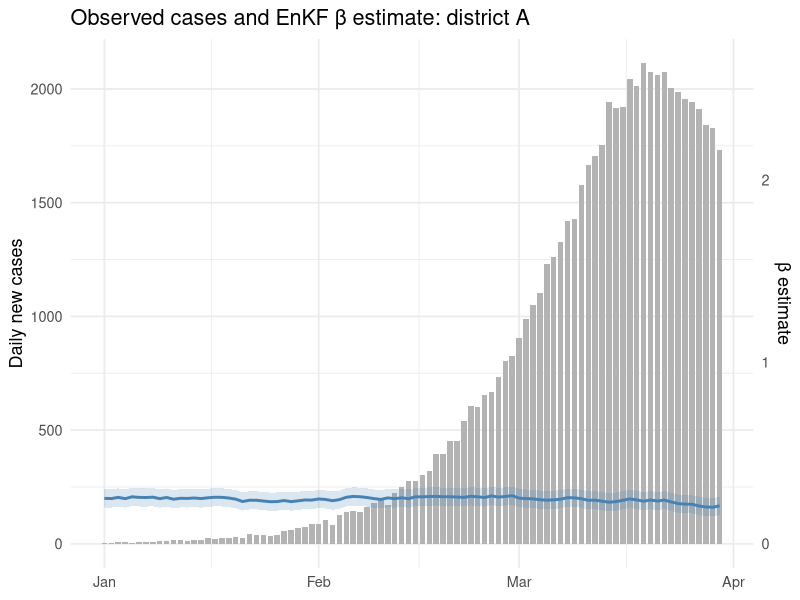
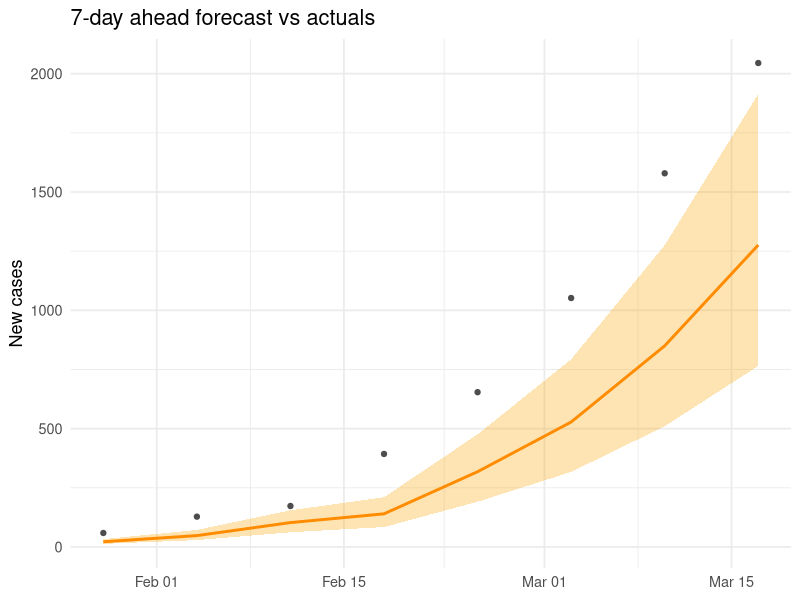
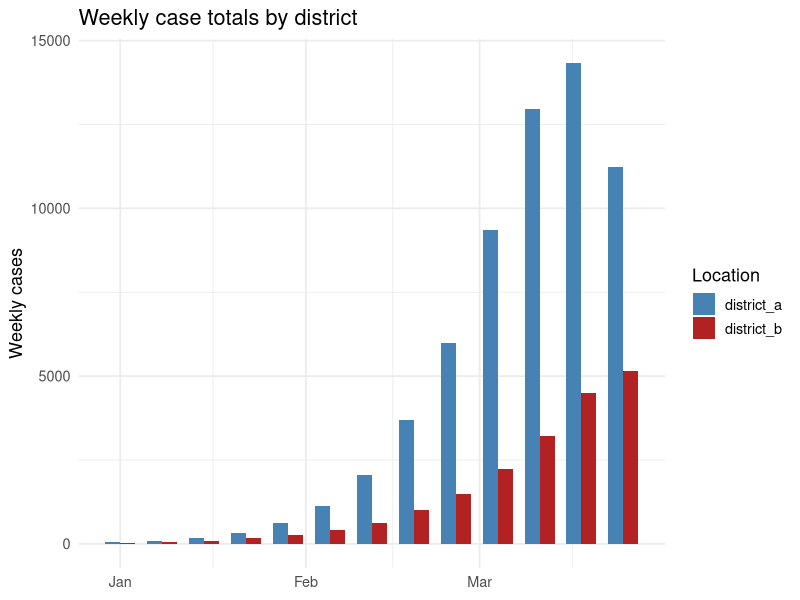

The R script that drew these images, in order:
## ---- chunk 1
#| label: setup
#| message: false

library(ggplot2)
library(dplyr)
library(tidyr)
## ---- chunk 2
#| label: generate-data

set.seed(2024)

# Simulate 90 days of observations for two locations
n_days <- 90
dates  <- seq(as.Date("2024-01-01"), by = "day", length.out = n_days)

# SEIR peak parameters per location
make_obs <- function(beta, seed_val) {
  set.seed(seed_val)
  N <- 100000; S <- N - 50; E <- 30; I <- 20; R <- 0
  sigma <- 1/5; gamma <- 1/7; out <- numeric(n_days)
  for (d in seq_len(n_days)) {
    new_e <- beta * S * I / N
    new_i <- sigma * E
    new_r <- gamma * I
    S <- S - new_e; E <- E + new_e - new_i
    I <- I + new_i - new_r; R <- R + new_r
    out[d] <- rpois(1, max(1, new_i))
  }
  out
}

obs_a <- make_obs(0.35, 101)
obs_b <- make_obs(0.28, 202)

# "observations" table
df_obs <- data.frame(
  time        = rep(dates, 2),
  location_id = rep(c("district_a", "district_b"), each = n_days),
  new_cases   = c(obs_a, obs_b),
  source      = "surveillance"
)
## ---- chunk 3
#| label: enkf-states

# Simulate what the EnKF would write to model_states
# (using a simple running mean + noise for illustration)
make_states <- function(obs_vec, beta_true) {
  n <- length(obs_vec)
  beta_est  <- cumsum(c(0.25, rnorm(n - 1, 0, 0.005)))
  beta_est  <- pmin(pmax(beta_est, 0.1), 0.6)
  I_est     <- stats::filter(obs_vec, rep(1/7, 7), circular = TRUE)
  data.frame(
    beta_median = beta_est,
    beta_lo95   = beta_est - 0.05,
    beta_hi95   = beta_est + 0.05,
    I_median    = as.numeric(I_est)
  )
}

states_a <- make_states(obs_a, 0.35)
states_b <- make_states(obs_b, 0.28)

df_states <- data.frame(
  time        = rep(dates, 2),
  location_id = rep(c("district_a", "district_b"), each = n_days),
  run_id      = "run-2024-01-01",
  rbind(states_a, states_b)
)
## ---- chunk 4
#| label: forecasts

# Simple 14-day ahead forecast issued every 7 days
issue_days <- seq(21, n_days - 14, by = 7)

df_fcst <- do.call(rbind, lapply(issue_days, function(d) {
  base   <- df_obs$new_cases[df_obs$location_id == "district_a"][d]
  growth <- 0.97   # slight decline
  do.call(rbind, lapply(1:14, function(h) {
    mu <- base * growth^h
    data.frame(
      issued_at    = dates[d],
      target_time  = dates[d + h],
      location_id  = "district_a",
      horizon_days = h,
      cases_median = round(mu),
      cases_lo95   = round(mu * 0.6),
      cases_hi95   = round(mu * 1.5)
    )
  }))
}))
## ---- chunk 5
#| label: query-time-range

df_obs |>
  filter(location_id == "district_a",
         time >= as.Date("2024-02-01"),
         time <= as.Date("2024-03-31")) |>
  select(time, new_cases) |>
  head(5)
## ---- chunk 6
#| label: query-join
#| fig-cap: "Observed cases (bars) joined with the EnKF β estimate (line). This is the core diagnostic plot for an operational digital twin."

joined <- df_obs |>
  filter(location_id == "district_a") |>
  inner_join(
    df_states |> filter(location_id == "district_a"),
    by = c("time", "location_id")
  )

ggplot(joined, aes(x = time)) +
  geom_col(aes(y = new_cases), fill = "grey70", width = 0.8) +
  geom_line(aes(y = beta_median * 800), colour = "steelblue",
            linewidth = 1) +
  geom_ribbon(aes(ymin = beta_lo95 * 800, ymax = beta_hi95 * 800),
              fill = "steelblue", alpha = 0.2) +
  scale_y_continuous(
    name  = "Daily new cases",
    sec.axis = sec_axis(~ . / 800, name = "β estimate")
  ) +
  labs(x = NULL, title = "Observed cases and EnKF β estimate: district A") +
  theme_minimal(base_size = 13)
## ---- chunk 7
#| label: query-calibration
#| fig-cap: "Seven-day-ahead forecast (line and ribbon) vs actuals (points). Coverage of the 95% interval can be read directly from how many points fall inside the ribbon."

cal <- df_fcst |>
  filter(horizon_days == 7) |>
  inner_join(
    df_obs |> filter(location_id == "district_a") |>
      rename(actual = new_cases),
    by = c("target_time" = "time", "location_id")
  )

ggplot(cal, aes(x = target_time)) +
  geom_ribbon(aes(ymin = cases_lo95, ymax = cases_hi95),
              fill = "orange", alpha = 0.3) +
  geom_line(aes(y = cases_median), colour = "darkorange", linewidth = 1) +
  geom_point(aes(y = actual), colour = "grey30", size = 1.5) +
  labs(x = NULL, y = "New cases",
       title = "7-day ahead forecast vs actuals") +
  theme_minimal(base_size = 13)
## ---- chunk 8
#| label: weekly-agg
#| fig-cap: "Weekly case totals per district — equivalent to a TimescaleDB continuous aggregate query. In production this query reads a pre-computed materialised view and returns in milliseconds regardless of the raw table size."

df_obs |>
  mutate(week = as.Date(cut(time, "week"))) |>
  group_by(week, location_id) |>
  summarise(total_cases = sum(new_cases), .groups = "drop") |>
  ggplot(aes(x = week, y = total_cases, fill = location_id)) +
  geom_col(position = "dodge", width = 5) +
  scale_fill_manual(values = c(district_a = "steelblue",
                               district_b = "firebrick"),
                    name = "Location") +
  labs(x = NULL, y = "Weekly cases",
       title = "Weekly case totals by district") +
  theme_minimal(base_size = 13)
